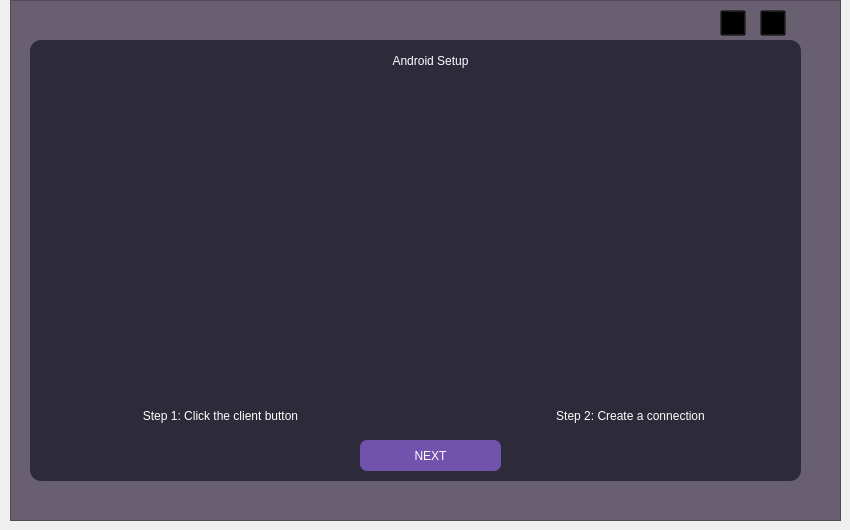
   <widget class="QWidget" name="androidonboard">
    <widget class="QFrame" name="localbackdrop_3">
     <property name="geometry">
      <rect>
       <x>10</x>
       <y>0</y>
       <width>831</width>
       <height>521</height>
      </rect>
     </property>
     <property name="styleSheet">
      <string notr="true">background-color: rgb(104, 96, 112);</string>
     </property>
     <property name="frameShape">
      <enum>QFrame::StyledPanel</enum>
     </property>
     <property name="frameShadow">
      <enum>QFrame::Raised</enum>
     </property>
     <widget class="QFrame" name="localcontainer_3">
      <property name="geometry">
       <rect>
        <x>20</x>
        <y>40</y>
        <width>771</width>
        <height>441</height>
       </rect>
      </property>
      <property name="styleSheet">
       <string notr="true">border-radius: 11px;
background-color: rgb(45, 42, 58);</string>
      </property>
      <property name="frameShape">
       <enum>QFrame::StyledPanel</enum>
      </property>
      <property name="frameShadow">
       <enum>QFrame::Raised</enum>
      </property>
      <widget class="QLabel" name="serverstate_4">
       <property name="geometry">
        <rect>
         <x>325</x>
         <y>5</y>
         <width>151</width>
         <height>31</height>
        </rect>
       </property>
       <property name="styleSheet">
        <string notr="true">color: rgb(255, 255, 255);
font: 75 17pt &quot;Nimbus Sans D OT&quot;;
background-color: transparent;</string>
       </property>
       <property name="text">
        <string>Android Setup</string>
       </property>
       <property name="alignment">
        <set>Qt::AlignCenter</set>
       </property>
       <property name="wordWrap">
        <bool>true</bool>
       </property>
      </widget>
      <widget class="QFrame" name="frame">
       <property name="geometry">
        <rect>
         <x>50</x>
         <y>40</y>
         <width>281</width>
         <height>311</height>
        </rect>
       </property>
       <property name="frameShape">
        <enum>QFrame::StyledPanel</enum>
       </property>
       <property name="frameShadow">
        <enum>QFrame::Raised</enum>
       </property>
       <widget class="QLabel" name="label">
        <property name="geometry">
         <rect>
          <x>0</x>
          <y>0</y>
          <width>281</width>
          <height>311</height>
         </rect>
        </property>
        <property name="text">
         <string/>
        </property>
        <property name="pixmap">
         <pixmap resource="../ui/uielement.qrc">:/icons/step1.jpg</pixmap>
        </property>
        <property name="scaledContents">
         <bool>true</bool>
        </property>
       </widget>
      </widget>
      <widget class="QFrame" name="frame_21">
       <property name="geometry">
        <rect>
         <x>460</x>
         <y>40</y>
         <width>281</width>
         <height>311</height>
        </rect>
       </property>
       <property name="frameShape">
        <enum>QFrame::StyledPanel</enum>
       </property>
       <property name="frameShadow">
        <enum>QFrame::Raised</enum>
       </property>
       <widget class="QLabel" name="label_3">
        <property name="geometry">
         <rect>
          <x>0</x>
          <y>0</y>
          <width>281</width>
          <height>311</height>
         </rect>
        </property>
        <property name="text">
         <string/>
        </property>
        <property name="pixmap">
         <pixmap resource="../ui/uielement.qrc">:/icons/step2.jpg</pixmap>
        </property>
        <property name="scaledContents">
         <bool>true</bool>
        </property>
       </widget>
      </widget>
      <widget class="QLabel" name="serverstate_5">
       <property name="geometry">
        <rect>
         <x>50</x>
         <y>360</y>
         <width>281</width>
         <height>31</height>
        </rect>
       </property>
       <property name="styleSheet">
        <string notr="true">color: rgb(255, 255, 255);
font: 75 14pt &quot;Nimbus Sans D OT&quot;;
background-color: transparent;</string>
       </property>
       <property name="text">
        <string>Step 1: Click the client button</string>
       </property>
       <property name="alignment">
        <set>Qt::AlignCenter</set>
       </property>
       <property name="wordWrap">
        <bool>true</bool>
       </property>
      </widget>
      <widget class="QLabel" name="serverstate_6">
       <property name="geometry">
        <rect>
         <x>460</x>
         <y>360</y>
         <width>281</width>
         <height>31</height>
        </rect>
       </property>
       <property name="styleSheet">
        <string notr="true">color: rgb(255, 255, 255);
font: 75 14pt &quot;Nimbus Sans D OT&quot;;
background-color: transparent;</string>
       </property>
       <property name="text">
        <string>Step 2: Create a connection</string>
       </property>
       <property name="alignment">
        <set>Qt::AlignCenter</set>
       </property>
       <property name="wordWrap">
        <bool>true</bool>
       </property>
      </widget>
      <widget class="QPushButton" name="locallog_5">
       <property name="geometry">
        <rect>
         <x>330</x>
         <y>400</y>
         <width>141</width>
         <height>31</height>
        </rect>
       </property>
       <property name="styleSheet">
        <string notr="true">QPushButton{
background-color: rgb(113, 82, 173);
border-radius: 7px;
border: 0px;
color: rgb(255, 255, 255);
}
QPushButton:hover{
background-color: rgb(225, 225, 225);
	color: rgb(113, 82, 173)
}
</string>
       </property>
       <property name="text">
        <string>NEXT</string>
       </property>
      </widget>
      <widget class="QPushButton" name="pushButton_2">
       <property name="geometry">
        <rect>
         <x>20</x>
         <y>15</y>
         <width>24</width>
         <height>24</height>
        </rect>
       </property>
       <property name="styleSheet">
        <string notr="true">QPushButton{
background-color: transparent;
}
QPushButton:hover{
background-color: rgba(225, 225, 225, 50);
}


</string>
       </property>
       <property name="text">
        <string/>
       </property>
       <property name="icon">
        <iconset resource="../ui/uielement.qrc">
         <normaloff>:/icons/hand-back-point-left.png</normaloff>:/icons/hand-back-point-left.png</iconset>
       </property>
       <property name="iconSize">
        <size>
         <width>24</width>
         <height>24</height>
        </size>
       </property>
      </widget>
     </widget>
     <widget class="QPushButton" name="minimeee_11">
      <property name="geometry">
       <rect>
        <x>710</x>
        <y>10</y>
        <width>26</width>
        <height>26</height>
       </rect>
      </property>
      <property name="styleSheet">
       <string notr="true">QPushButton{
padding-bottom: 22px;
background-color: transparent;}
QPushButton:hover{
background-color: rgba(45, 42, 58, 130);
}</string>
      </property>
      <property name="text">
       <string/>
      </property>
      <property name="icon">
       <iconset resource="../ui/uielement.qrc">
        <normaloff>:/icons/window-minimize.png</normaloff>:/icons/window-minimize.png</iconset>
      </property>
      <property name="iconSize">
       <size>
        <width>26</width>
        <height>26</height>
       </size>
      </property>
     </widget>
     <widget class="QPushButton" name="closeme_11">
      <property name="geometry">
       <rect>
        <x>750</x>
        <y>10</y>
        <width>26</width>
        <height>26</height>
       </rect>
      </property>
      <property name="styleSheet">
       <string notr="true">QPushButton{
background-color: transparent;}
QPushButton:hover{
background-color: rgba(45, 42, 58, 130);
}</string>
      </property>
      <property name="text">
       <string/>
      </property>
      <property name="icon">
       <iconset resource="../ui/uielement.qrc">
        <normaloff>:/icons/rectangle-xmark (1).png</normaloff>
        <activeon>:/icons/rectangle-xmark(filled).png</activeon>:/icons/rectangle-xmark (1).png</iconset>
      </property>
      <property name="iconSize">
       <size>
        <width>26</width>
        <height>26</height>
       </size>
      </property>
     </widget>
    </widget>
   </widget>
